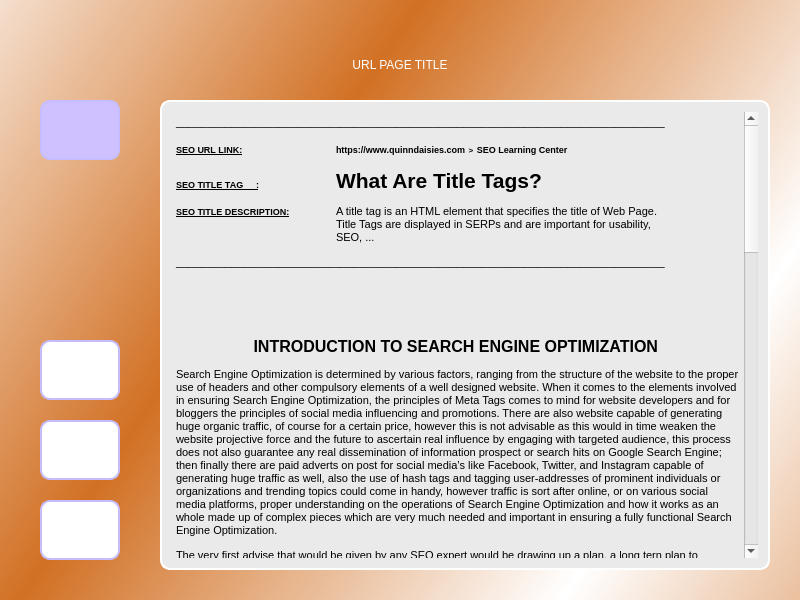
<?xml version="1.0" encoding="UTF-8"?>
<ui version="4.0">
 <class>Dialog</class>
 <widget class="QDialog" name="Dialog">
  <property name="geometry">
   <rect>
    <x>0</x>
    <y>0</y>
    <width>800</width>
    <height>600</height>
   </rect>
  </property>
  <property name="sizePolicy">
   <sizepolicy hsizetype="Preferred" vsizetype="Preferred">
    <horstretch>138</horstretch>
    <verstretch>80</verstretch>
   </sizepolicy>
  </property>
  <property name="minimumSize">
   <size>
    <width>400</width>
    <height>300</height>
   </size>
  </property>
  <property name="maximumSize">
   <size>
    <width>1380</width>
    <height>800</height>
   </size>
  </property>
  <property name="baseSize">
   <size>
    <width>400</width>
    <height>300</height>
   </size>
  </property>
  <property name="windowTitle">
   <string>Dialog</string>
  </property>
  <property name="windowIcon">
   <iconset resource="resources/resources.qrc">
    <normaloff>:/images/seoicon.ico</normaloff>:/images/seoicon.ico</iconset>
  </property>
  <property name="styleSheet">
   <string notr="true">QDialog{
	border: 2px solid #ffffff;
	border-radius: 10px;
}</string>
  </property>
  <widget class="QWidget" name="widget" native="true">
   <property name="geometry">
    <rect>
     <x>0</x>
     <y>0</y>
     <width>800</width>
     <height>600</height>
    </rect>
   </property>
   <property name="styleSheet">
    <string notr="true">QWidget#widget{
	background-color: qlineargradient(spread:reflect, x1:0.36, y1:0.33, x2:0.9, y2:0.6, stop:0 rgba(209, 112, 35, 254), stop:1 rgba(255, 255, 255, 255))
}</string>
   </property>
   <widget class="QPushButton" name="applicationscreen">
    <property name="geometry">
     <rect>
      <x>40</x>
      <y>100</y>
      <width>80</width>
      <height>60</height>
     </rect>
    </property>
    <property name="styleSheet">
     <string notr="true">QPushButton{
	border-radius: 10px;
	font: 85 10pt &quot;Times New Roman&quot;;
	color: #ffffff;
	border: 2px solid rgb(197, 189, 255);
	background: #cfc0ff;
}
QPushButton:hover{
	font: 85 10pt &quot;Times New Roman&quot;;
	color:#cfc0ff;
	border: 2px solid #aaaaff;
	background: #cfc0ff;
}</string>
    </property>
    <property name="text">
     <string/>
    </property>
    <property name="icon">
     <iconset>
      <normaloff>backgroundiconimages.jpeg</normaloff>backgroundiconimages.jpeg</iconset>
    </property>
    <property name="iconSize">
     <size>
      <width>60</width>
      <height>40</height>
     </size>
    </property>
   </widget>
   <widget class="QPushButton" name="seo_guide_screen">
    <property name="geometry">
     <rect>
      <x>40</x>
      <y>500</y>
      <width>80</width>
      <height>60</height>
     </rect>
    </property>
    <property name="styleSheet">
     <string notr="true">QPushButton{
	border-radius: 10px;
	font: 85 10pt &quot;Times New Roman&quot;;
	color: #ffffff;
	border: 2px solid rgb(197, 189, 255);
	background: rgb(255, 255, 255);
}
QPushButton:hover{
	font: 85 10pt &quot;Times New Roman&quot;;
	color:#cfc0ff;
	border: 2px solid #aaaaff;
	background: rgb(255, 255, 255);
}</string>
    </property>
    <property name="text">
     <string/>
    </property>
    <property name="icon">
     <iconset>
      <normaloff>backimages.jpeg</normaloff>backimages.jpeg</iconset>
    </property>
    <property name="iconSize">
     <size>
      <width>60</width>
      <height>40</height>
     </size>
    </property>
   </widget>
   <widget class="QPushButton" name="settingscreen">
    <property name="geometry">
     <rect>
      <x>40</x>
      <y>340</y>
      <width>80</width>
      <height>60</height>
     </rect>
    </property>
    <property name="styleSheet">
     <string notr="true">QPushButton{
	border-radius: 10px;
	font: 85 10pt &quot;Times New Roman&quot;;
	color: #ffffff;
	border: 2px solid rgb(197, 189, 255);
	background: rgb(255, 255, 255);
}
QPushButton:hover{
	font: 85 10pt &quot;Times New Roman&quot;;
	color:#cfc0ff;
	border: 2px solid #aaaaff;
	background: rgb(255, 255, 255);
}</string>
    </property>
    <property name="text">
     <string/>
    </property>
    <property name="icon">
     <iconset>
      <normaloff>settings.jpg</normaloff>settings.jpg</iconset>
    </property>
    <property name="iconSize">
     <size>
      <width>60</width>
      <height>40</height>
     </size>
    </property>
   </widget>
   <widget class="QPushButton" name="menuscreen">
    <property name="geometry">
     <rect>
      <x>40</x>
      <y>420</y>
      <width>80</width>
      <height>60</height>
     </rect>
    </property>
    <property name="styleSheet">
     <string notr="true">QPushButton{
	border-radius: 10px;
	font: 85 10pt &quot;Times New Roman&quot;;
	color: #ffffff;
	border: 2px solid rgb(197, 189, 255);
	background: rgb(255, 255, 255);
}
QPushButton:hover{
	font: 85 10pt &quot;Times New Roman&quot;;
	color:#cfc0ff;
	border: 2px solid #aaaaff;
	background: rgb(255, 255, 255);
}</string>
    </property>
    <property name="text">
     <string/>
    </property>
    <property name="icon">
     <iconset>
      <normaloff>menu.jpg</normaloff>menu.jpg</iconset>
    </property>
    <property name="iconSize">
     <size>
      <width>60</width>
      <height>40</height>
     </size>
    </property>
   </widget>
   <widget class="QTextBrowser" name="textBrowser">
    <property name="geometry">
     <rect>
      <x>160</x>
      <y>100</y>
      <width>610</width>
      <height>470</height>
     </rect>
    </property>
    <property name="styleSheet">
     <string notr="true">QTextBrowser{
	border: 2px solid #ffffff;
	border-radius: 10px;
	padding: 10px;
	background: #eaeaea;
}</string>
    </property>
    <property name="html">
     <string>&lt;!DOCTYPE HTML PUBLIC &quot;-//W3C//DTD HTML 4.0//EN&quot; &quot;http://www.w3.org/TR/REC-html40/strict.dtd&quot;&gt;
&lt;html&gt;&lt;head&gt;&lt;meta name=&quot;qrichtext&quot; content=&quot;1&quot; /&gt;&lt;style type=&quot;text/css&quot;&gt;
p, li { white-space: pre-wrap; }
&lt;/style&gt;&lt;/head&gt;&lt;body style=&quot; font-family:'MS Shell Dlg 2'; font-size:8.25pt; font-weight:400; font-style:normal;&quot;&gt;
&lt;p style=&quot; margin-top:0px; margin-bottom:0px; margin-left:0px; margin-right:0px; -qt-block-indent:0; text-indent:0px;&quot;&gt;&lt;span style=&quot; font-size:8pt;&quot;&gt;________________________________________________________________________________&lt;/span&gt;&lt;/p&gt;
&lt;p style=&quot; margin-top:12px; margin-bottom:12px; margin-left:0px; margin-right:0px; -qt-block-indent:0; text-indent:0px;&quot;&gt;&lt;span style=&quot; font-size:7pt; font-weight:600; text-decoration: underline;&quot;&gt;SEO URL LINK:&lt;/span&gt;&lt;span style=&quot; font-size:7pt; font-weight:600;&quot;&gt;		https://www.quinndaisies.com&lt;/span&gt;&lt;span style=&quot; font-size:10pt; font-weight:600;&quot;&gt; &lt;/span&gt;&lt;span style=&quot; font-size:6pt; font-weight:600;&quot;&gt;&amp;gt;&lt;/span&gt;&lt;span style=&quot; font-size:10pt; font-weight:600;&quot;&gt; &lt;/span&gt;&lt;span style=&quot; font-size:7pt; font-weight:600;&quot;&gt;SEO Learning Center&lt;/span&gt;&lt;/p&gt;
&lt;p style=&quot; margin-top:12px; margin-bottom:12px; margin-left:0px; margin-right:0px; -qt-block-indent:0; text-indent:0px;&quot;&gt;&lt;span style=&quot; font-size:7pt; font-weight:600; text-decoration: underline;&quot;&gt;SEO TITLE TAG	:&lt;/span&gt;&lt;span style=&quot; font-size:7pt; font-weight:600;&quot;&gt;	&lt;/span&gt;&lt;span style=&quot; font-size:16pt; font-weight:600;&quot;&gt;What Are Title Tags?&lt;/span&gt;&lt;/p&gt;
&lt;p style=&quot; margin-top:12px; margin-bottom:12px; margin-left:0px; margin-right:0px; -qt-block-indent:0; text-indent:0px;&quot;&gt;&lt;span style=&quot; font-size:7pt; font-weight:600; text-decoration: underline;&quot;&gt;SEO TITLE DESCRIPTION:&lt;/span&gt;	A title tag is an HTML element that specifies the title of Web Page. 				Title Tags are displayed in SERPs and are important for usability, 					SEO, ...&lt;/p&gt;
&lt;p style=&quot; margin-top:12px; margin-bottom:12px; margin-left:0px; margin-right:0px; -qt-block-indent:0; text-indent:0px;&quot;&gt;&lt;span style=&quot; font-size:8pt;&quot;&gt;________________________________________________________________________________&lt;/span&gt;&lt;/p&gt;
&lt;p style=&quot;-qt-paragraph-type:empty; margin-top:12px; margin-bottom:12px; margin-left:0px; margin-right:0px; -qt-block-indent:0; text-indent:0px; font-size:8pt;&quot;&gt;&lt;br /&gt;&lt;/p&gt;
&lt;p align=&quot;center&quot; style=&quot;-qt-paragraph-type:empty; margin-top:12px; margin-bottom:12px; margin-left:0px; margin-right:0px; -qt-block-indent:0; text-indent:0px; font-size:12pt; font-weight:600;&quot;&gt;&lt;br /&gt;&lt;/p&gt;
&lt;p align=&quot;center&quot; style=&quot; margin-top:12px; margin-bottom:12px; margin-left:0px; margin-right:0px; -qt-block-indent:0; text-indent:0px;&quot;&gt;&lt;span style=&quot; font-size:12pt; font-weight:600;&quot;&gt;INTRODUCTION TO SEARCH ENGINE OPTIMIZATION &lt;/span&gt;&lt;/p&gt;
&lt;p style=&quot; margin-top:12px; margin-bottom:12px; margin-left:0px; margin-right:0px; -qt-block-indent:0; text-indent:0px;&quot;&gt;&lt;span style=&quot; font-family:'Times New Roman','serif'; font-size:8pt; color:#000000;&quot;&gt;Search Engine Optimization is determined by various factors, ranging from the structure of the website to the proper use of headers and other compulsory elements of a well designed website. When it comes to the elements involved in ensuring Search Engine Optimization, the principles of Meta Tags comes to mind for website developers and for bloggers the principles of social media influencing and promotions. There are also website capable of generating huge organic traffic, of course for a certain price, however this is not advisable as this would in time weaken the website projective force and the future to ascertain real influence by engaging with targeted audience, this process does not also guarantee any real dissemination of information prospect or search hits on Google Search Engine; then finally there are paid adverts on post for social media’s like Facebook, Twitter, and Instagram capable of generating huge traffic as well, also the use of hash tags and tagging user-addresses of prominent individuals or organizations and trending topics could come in handy, however traffic is sort after online, or on various social media platforms, proper understanding on the operations of Search Engine Optimization and how it works as an whole made up of complex pieces which are very much needed and important in ensuring a fully functional Search Engine Optimization.&lt;/span&gt;&lt;span style=&quot; font-size:8pt;&quot;&gt; &lt;/span&gt;&lt;/p&gt;
&lt;p style=&quot; margin-top:12px; margin-bottom:12px; margin-left:0px; margin-right:0px; -qt-block-indent:0; text-indent:0px;&quot;&gt;&lt;span style=&quot; font-family:'Times New Roman','serif'; font-size:8pt; color:#000000;&quot;&gt;The very first advise that would be given by any SEO expert would be drawing up a plan, a long tern plan to guarantee how SEO’s are managed in other to get a continuous flow of organic traffic; traffic generated enough to ensure prominence for new website, and big earnings for monetization of contents and affiliate marketing for websites into that field.&lt;/span&gt;&lt;span style=&quot; font-size:8pt;&quot;&gt; &lt;/span&gt;&lt;/p&gt;
&lt;p style=&quot; margin-top:12px; margin-bottom:12px; margin-left:0px; margin-right:0px; -qt-block-indent:0; text-indent:0px;&quot;&gt;&lt;span style=&quot; font-family:'Times New Roman','serif'; font-size:8pt; color:#000000;&quot;&gt;If you are very familiar with SEO’s as a website developer, then certainly you would have come across a robot.txt and sitemap.xml documents, two very keen and very important aspect of Search Engine Optimization, of course this would involve Google Console which we would discuss on in this post, but before we get to that, let’s start with the known basic; The process needed to attain Search Engine Optimization:&lt;/span&gt;&lt;span style=&quot; font-size:8pt;&quot;&gt; &lt;/span&gt;&lt;/p&gt;
&lt;p align=&quot;center&quot; style=&quot; margin-top:12px; margin-bottom:0px; margin-left:0px; margin-right:0px; -qt-block-indent:0; text-indent:0px;&quot;&gt;&lt;span style=&quot; font-family:'Times New Roman','serif'; font-size:12pt; font-weight:600; color:#000000;&quot;&gt;Structure of the Website&lt;/span&gt;&lt;/p&gt;
&lt;p style=&quot; margin-top:12px; margin-bottom:12px; margin-left:0px; margin-right:0px; -qt-block-indent:0; text-indent:0px;&quot;&gt;&lt;span style=&quot; font-family:'Times New Roman','serif'; font-size:8pt; color:#000000;&quot;&gt;An expert website designer would definitely put all this into account before giving off their design for development. The structure of the website, from the head which would include the title, and meta tags as well as other crucial component the website would need, to a body tag which would contain various sections like the header, main and footer sections, in the main section there might be a div or an aside or an article tag depending on how the website would be developed. The main tag, would be the main body of the website, the article tag would cover all written post while the aside might be used to identify a division in the main section for advert placement and other important aspect of the website which might be kept exclusively; also there is the image (img) division, which could serve as the gallery or service view. Putting into account this entire factor when designing and developing a website is very much necessary as it would help with scalability of the website and easy access for Google to acknowledge and ascertain what the website is about and what it entails.&lt;/span&gt;&lt;span style=&quot; font-size:8pt;&quot;&gt; &lt;/span&gt;&lt;/p&gt;
&lt;p align=&quot;center&quot; style=&quot; margin-top:12px; margin-bottom:0px; margin-left:0px; margin-right:0px; -qt-block-indent:0; text-indent:0px;&quot;&gt;&lt;span style=&quot; font-family:'Times New Roman','serif'; font-size:12pt; font-weight:600; color:#000000;&quot;&gt;Content of the Website&lt;/span&gt;&lt;/p&gt;
&lt;p style=&quot; margin-top:12px; margin-bottom:12px; margin-left:0px; margin-right:0px; -qt-block-indent:0; text-indent:0px;&quot;&gt;&lt;span style=&quot; font-family:'Times New Roman','serif'; font-size:8pt; color:#000000;&quot;&gt;Contents on websites with their words below 300 are considered to be extremely low and has no real prospect in maintain aggressive traffic flow, much more are plagiarized contents which could involve a law suit. Website Contents are a major consideration by SEO experts, your website is only as good as your content, as this would determine if it would be visited on a regular basis or just another low quality content website. Either way you need your content to be of high quality and hold informative contents, hire a content writer if needed, the target should be to get on the great side of SEO.&lt;/span&gt;&lt;span style=&quot; font-size:8pt;&quot;&gt; &lt;/span&gt;&lt;/p&gt;
&lt;p align=&quot;center&quot; style=&quot; margin-top:12px; margin-bottom:0px; margin-left:0px; margin-right:0px; -qt-block-indent:0; text-indent:0px;&quot;&gt;&lt;span style=&quot; font-family:'Times New Roman','serif'; font-size:12pt; font-weight:600; color:#000000;&quot;&gt;Know Your Audience&lt;/span&gt;&lt;/p&gt;
&lt;p style=&quot; margin-top:12px; margin-bottom:12px; margin-left:0px; margin-right:0px; -qt-block-indent:0; text-indent:0px;&quot;&gt;&lt;span style=&quot; font-family:'Times New Roman','serif'; font-size:8pt; color:#000000;&quot;&gt;Perhaps the most important aspect of SEO, you don’t expect to write or post contents concerning politics and engage audience who are interested in Books or research. Study your audience, ascertain their wants and needs, then conclusively write articles and post in line with what you’ve noted. Your audience would be loyal and on time as long as they get everything they need from you.&lt;/span&gt;&lt;span style=&quot; font-size:8pt;&quot;&gt; &lt;/span&gt;&lt;/p&gt;
&lt;p align=&quot;center&quot; style=&quot; margin-top:12px; margin-bottom:0px; margin-left:0px; margin-right:0px; -qt-block-indent:0; text-indent:0px;&quot;&gt;&lt;span style=&quot; font-family:'Times New Roman','serif'; font-size:12pt; font-weight:600; color:#000000;&quot;&gt;Privacy Policy&lt;/span&gt;&lt;/p&gt;
&lt;p style=&quot; margin-top:12px; margin-bottom:12px; margin-left:0px; margin-right:0px; -qt-block-indent:0; text-indent:0px;&quot;&gt;&lt;span style=&quot; font-family:'Times New Roman','serif'; font-size:8pt; color:#000000;&quot;&gt;Beware of the privacy policy page, particularly if you offer services to those in the EU or under the California Privacy Policy quote (CCPA and GPRA privacy policies). This would be major tool to determine if you would be enrolled into Google Adsense program or other exclusive affiliate marketing services.&lt;/span&gt;&lt;span style=&quot; font-size:8pt;&quot;&gt; &lt;/span&gt;&lt;/p&gt;
&lt;p align=&quot;center&quot; style=&quot; margin-top:12px; margin-bottom:0px; margin-left:0px; margin-right:0px; -qt-block-indent:0; text-indent:0px;&quot;&gt;&lt;span style=&quot; font-family:'Times New Roman','serif'; font-size:12pt; font-weight:600; color:#000000;&quot;&gt;Understanding Sitemap.xml Documents&lt;/span&gt;&lt;/p&gt;
&lt;p style=&quot; margin-top:12px; margin-bottom:12px; margin-left:0px; margin-right:0px; -qt-block-indent:0; text-indent:0px;&quot;&gt;&lt;span style=&quot; font-family:'Times New Roman','serif'; font-size:8pt; color:#000000;&quot;&gt;All said and done concerning SEO’s on the face value aspect; when it comes to sitemap.xml, it is a totally different aspect of SEO, which includes connecting this document to a website and Google Console. Ever wondered why search hits specific websites concerning a general subject you are surfing the internet for, however not related to what you want, but it still shows up on your search hit; this is because of Google Console and the sitemap.xml.&lt;/span&gt;&lt;span style=&quot; font-size:8pt;&quot;&gt; &lt;/span&gt;&lt;/p&gt;
&lt;p align=&quot;center&quot; style=&quot; margin-top:12px; margin-bottom:0px; margin-left:0px; margin-right:0px; -qt-block-indent:0; text-indent:0px;&quot;&gt;&lt;span style=&quot; font-family:'Times New Roman','serif'; font-size:12pt; font-weight:600; color:#000000;&quot;&gt;What is a Sitemap.xml?&lt;/span&gt;&lt;/p&gt;
&lt;p style=&quot; margin-top:12px; margin-bottom:12px; margin-left:0px; margin-right:0px; -qt-block-indent:0; text-indent:0px;&quot;&gt;&lt;span style=&quot; font-family:'Times New Roman','serif'; font-size:8pt; color:#000000;&quot;&gt;If you are conversant with basic programming, and a certain level of website development, then you would be no stranger to sitemap.xml. just like your index.html file is the default home page, your sitemap.xml is what you use to map out your website pages in order of importance to appear of Google Search engine in the hierarchy when searched for. The Sitemap.xml is written to give the search engines a description of the website and when crawling through it, it does this knowing which page is important, which comes first and which comes last.&lt;/span&gt;&lt;span style=&quot; font-size:8pt;&quot;&gt; &lt;/span&gt;&lt;/p&gt;
&lt;p align=&quot;center&quot; style=&quot; margin-top:12px; margin-bottom:0px; margin-left:0px; margin-right:0px; -qt-block-indent:0; text-indent:0px;&quot;&gt;&lt;span style=&quot; font-family:'Times New Roman','serif'; font-size:12pt; font-weight:600; color:#000000;&quot;&gt;Understanding the Role of Sitemap and Google Console in Search Engine Optimization:&lt;/span&gt;&lt;span style=&quot; font-size:12pt; font-weight:600;&quot;&gt; &lt;/span&gt;&lt;/p&gt;
&lt;p style=&quot; margin-top:12px; margin-bottom:12px; margin-left:0px; margin-right:0px; -qt-block-indent:0; text-indent:0px;&quot;&gt;&lt;span style=&quot; font-family:'Times New Roman','serif'; font-size:8pt; color:#000000;&quot;&gt;As earlier explained, a sitemap.xml is like a guiding compass which tells and describes to search engines which website pages are first and which ones are last. Upon connection to Google Console, which makes use of this information scales the website and makes its pages available using the Meta Tags to ascertain for sure what they are all about and make them available in the search hit on their search engine, Google Search Engine in Particular.&lt;/span&gt;&lt;span style=&quot; font-size:8pt;&quot;&gt; &lt;/span&gt;&lt;/p&gt;
&lt;p style=&quot; margin-top:12px; margin-bottom:12px; margin-left:0px; margin-right:0px; -qt-block-indent:0; text-indent:0px;&quot;&gt;&lt;span style=&quot; font-family:'Times New Roman','serif'; font-size:8pt; color:#000000;&quot;&gt;Understanding that Search Engine Optimization goes beyond referrals and posting of links on various Social Media platforms to an in-depth understanding of how it works and what to expect from the implementation of one aspect, however advisable to ensure all aspect are put into good use to ensure Search Engine Optimization.&lt;/span&gt;&lt;span style=&quot; font-size:8pt;&quot;&gt; &lt;/span&gt;&lt;/p&gt;
&lt;p style=&quot;-qt-paragraph-type:empty; margin-top:12px; margin-bottom:12px; margin-left:0px; margin-right:0px; -qt-block-indent:0; text-indent:0px; font-size:8pt;&quot;&gt;&lt;br /&gt;&lt;/p&gt;
&lt;p style=&quot; margin-top:12px; margin-bottom:12px; margin-left:0px; margin-right:0px; -qt-block-indent:0; text-indent:0px;&quot;&gt;@Quinn Daisies&lt;/p&gt;
&lt;p style=&quot; margin-top:12px; margin-bottom:12px; margin-left:0px; margin-right:0px; -qt-block-indent:0; text-indent:0px;&quot;&gt;Ebire Folayemi Michael&lt;/p&gt;&lt;/body&gt;&lt;/html&gt;</string>
    </property>
   </widget>
   <widget class="QLabel" name="label_2">
    <property name="geometry">
     <rect>
      <x>250</x>
      <y>50</y>
      <width>300</width>
      <height>30</height>
     </rect>
    </property>
    <property name="styleSheet">
     <string notr="true">QLabel{
	color: #ffffff;
	font: 8pt &quot;Georgia&quot;;
}</string>
    </property>
    <property name="text">
     <string>URL PAGE TITLE</string>
    </property>
    <property name="alignment">
     <set>Qt::AlignCenter</set>
    </property>
   </widget>
  </widget>
 </widget>
 <resources>
  <include location="resources/resources.qrc"/>
 </resources>
 <connections/>
</ui>
